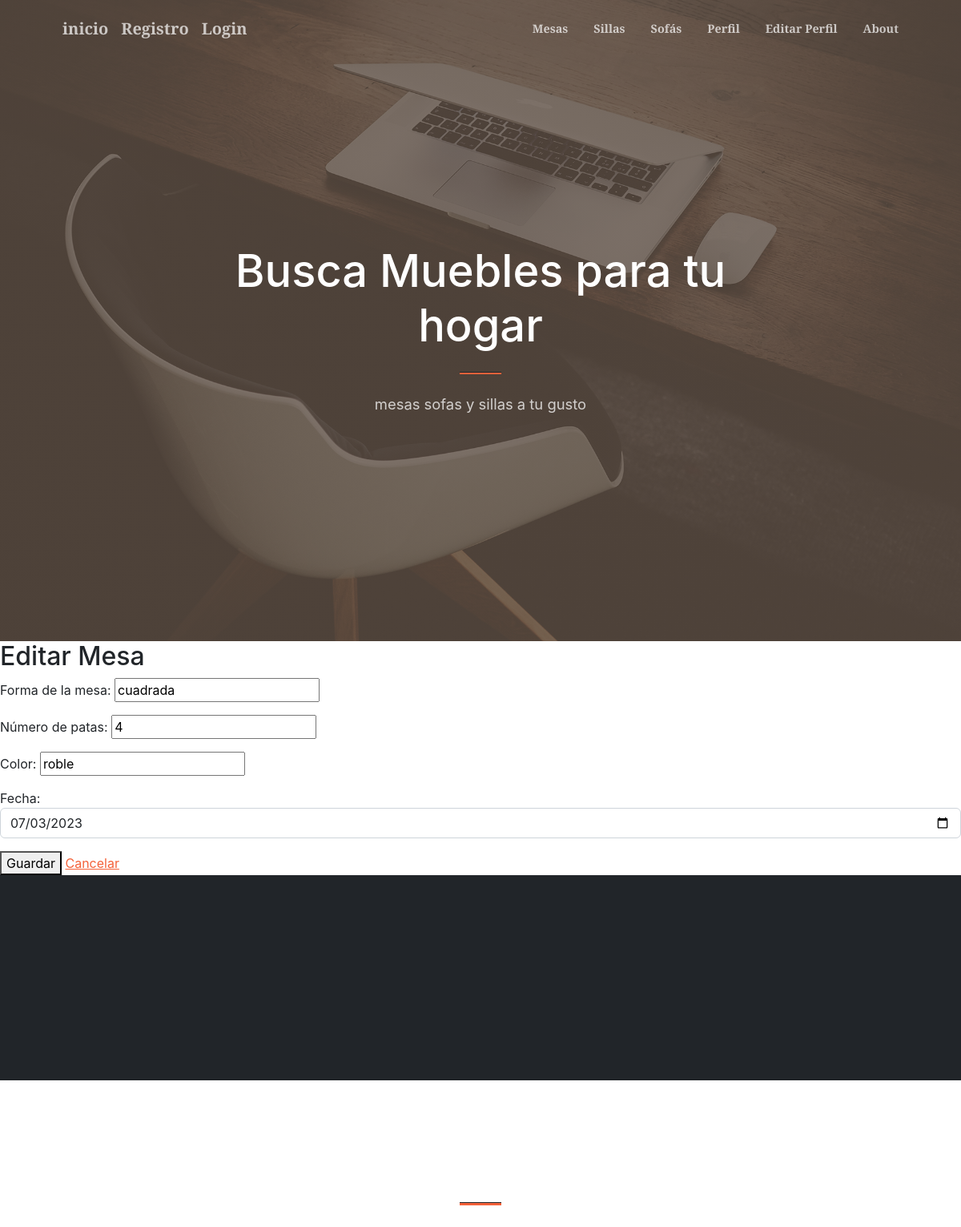
/mesas/6/editar/, run on the app's committed database.
### mi_primer_app/models.py (models this page shows)
class Mesa(models.Model):
    forma             = models.CharField(max_length=50)
    cantidad_patas    = models.IntegerField()
    color             = models.CharField(max_length=50)
    fecha             = models.DateField()

### mi_primer_app/views.py (the view)
# urls.py: path('mesas/<int:pk>/editar/', MesaUpdateView.as_view(), name='mesa-actualizar'),
class MesaUpdateView(UpdateView):
    model = Mesa
    form_class = MesaForm
    template_name = 'mi_primer_app/mesa_actualizar.html'
    success_url = '/mesas/'

### mi_primer_app/forms.py
class MesaForm(forms.ModelForm):
    class Meta:
        model = Mesa
        fields = ['forma', 'cantidad_patas', 'color', 'fecha']
        labels = {
          'forma': 'Forma de la mesa',
          'cantidad_patas': 'Número de patas',
          'color': 'Color',
          'fecha': 'Fecha'
        }
        widgets = {'fecha': forms.DateInput(attrs={'type':'date', 'class':'form-control'}),}

### mi_primer_app/templates/mi_primer_app/mesa_actualizar.html (shortened to what this page needs)
{% extends "padre.html" %}
{% block content %}
  <h2>Editar Mesa</h2>
  <form method="post">
    {{ form.as_p }}
    <button type="submit">Guardar</button>
    <a href="{% url 'mesa-detalle' mesa.pk %}">Cancelar</a>
  </form>
{% endblock %}

### data on the page
Mesa: forma "cuadrada", cantidad_patas "4", color "roble", fecha "07/03/2023"
